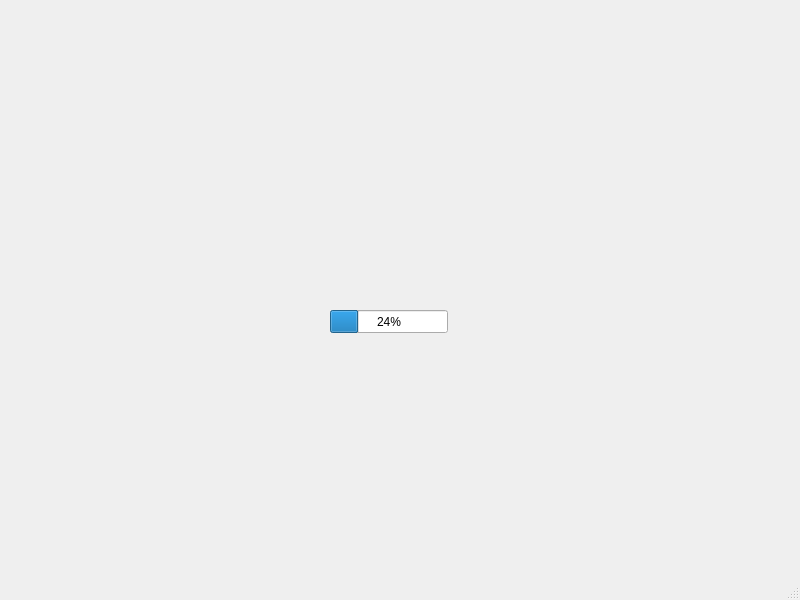
<?xml version="1.0" encoding="UTF-8"?>
<ui version="4.0">
 <class>MainWindow</class>
 <widget class="QMainWindow" name="MainWindow">
  <property name="geometry">
   <rect>
    <x>0</x>
    <y>0</y>
    <width>800</width>
    <height>600</height>
   </rect>
  </property>
  <property name="windowTitle">
   <string>MainWindow</string>
  </property>
  <widget class="QWidget" name="centralwidget">
   <widget class="QProgressBar" name="progressBar">
    <property name="geometry">
     <rect>
      <x>330</x>
      <y>310</y>
      <width>118</width>
      <height>23</height>
     </rect>
    </property>
    <property name="value">
     <number>24</number>
    </property>
   </widget>
  </widget>
  <widget class="QMenuBar" name="menubar">
   <property name="geometry">
    <rect>
     <x>0</x>
     <y>0</y>
     <width>800</width>
     <height>22</height>
    </rect>
   </property>
  </widget>
  <widget class="QStatusBar" name="statusbar"/>
 </widget>
 <resources/>
 <connections/>
</ui>
